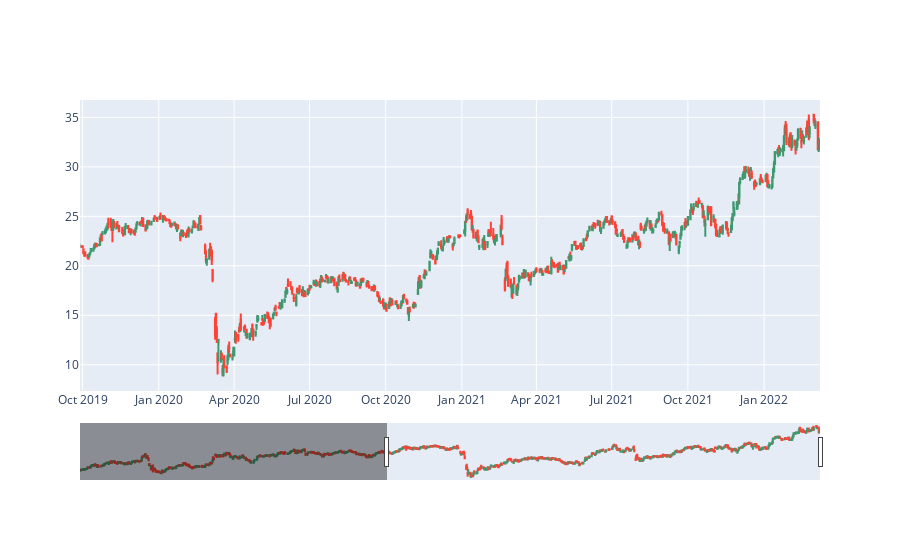

Here is the notebook cell this chart was saved with:
### Code cell
plotCandleStick(df)

### Figure 1 — Plotly figure (JSON) as saved in the notebook; plotly's stock layout.template omitted (floating-point values rounded to 4 significant figures; data arrays with more than 128 entries replaced by an {"elided": "..."} marker saying what was removed)
{"data": [{"close": {"elided": "1035 float values"}, "high": {"elided": "1035 float values"}, "low": {"elided": "1035 float values"}, "name": "ticket", "open": {"elided": "1035 float values"}, "showlegend": false, "type": "candlestick", "x": {"elided": "1035 str values"}}], "layout": {"autosize": true, "xaxis": {"autorange": false, "range": ["2019-09-27 20:16:49.8177", "2022-03-09 12:00"], "rangeslider": {"autorange": true, "range": ["2018-01-01 12:00", "2022-03-09 12:00"], "yaxis": {"_template": null, "rangemode": "match"}}, "type": "date"}, "yaxis": {"autorange": true, "range": [7.347, 36.76]}}}
